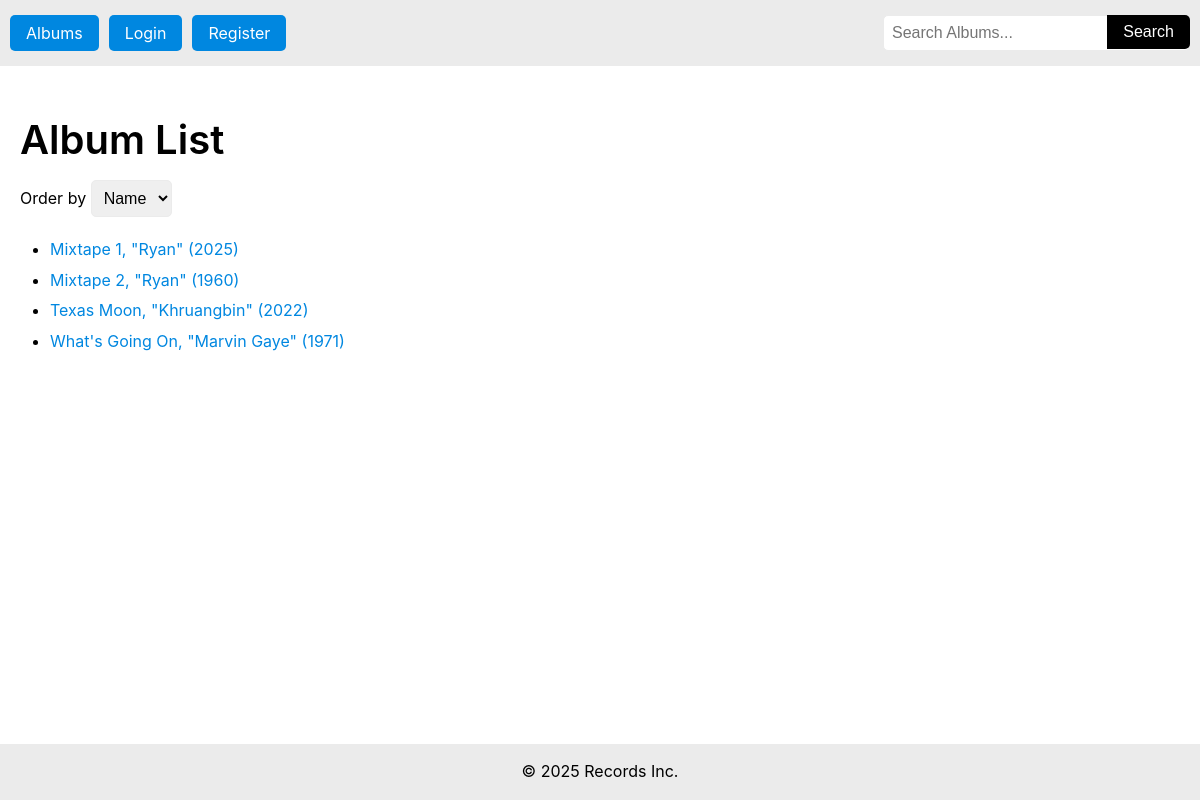
/project/album_list.php, run on the app's committed database.
### tables this page shows
CREATE TABLE `album` (
  `album_id` int(11) UNSIGNED NOT NULL,
  `title` varchar(100) NOT NULL,
  `artist` varchar(100) NOT NULL,
  `label` varchar(100) NOT NULL,
  `release_year` smallint(5) UNSIGNED NOT NULL
);

### project/album_list.php (the view, shortened to what this page needs)
<?php
  require 'db_connect.php';
  require "header.php";
  $order_by = 'title';
  $search_term = '';
  $where_clause = '';
  $params = [];
  $sql = "SELECT album_id, title, artist, release_year
          FROM album
          $where_clause
          ORDER BY $order_by ASC";
  $stmt = $db->prepare($sql);
  $stmt->execute($params);
  $records_data = $stmt->fetchAll();
?>
<main>
  <h1><?= !empty($search_term) ? "Search Results" : "Album List" ?></h1>
  <?php if (empty($search_term)): ?>
    <form method="GET">
      <label>
        Order by
        <select name="order" onchange="this.form.submit()">
          <option value="title" <?= $order_by === 'title' ? 'selected' : '' ?>>Name</option>
        </select>
      </label>
    </form>
  <?php endif; ?>
  <ul class="album-list">
    <?php if (count($records_data) > 0): ?>
      <?php foreach ($records_data as $row): ?>
        <li>
          <a href="album_details.php?id=<?= urlencode($row['album_id']) ?>">
            <?= htmlspecialchars($row['title']) ?>,
            "<?= htmlspecialchars($row['artist']) ?>"
            (<?= htmlspecialchars($row['release_year']) ?>)
          </a>
        </li>
      <?php endforeach; ?>
    <?php else: ?>
      <p>No albums found<?= !empty($search_term) ? " matching \"" . htmlspecialchars($search_term) . "\"" : "" ?>.</p>
    <?php endif; ?>
  </ul>
</main>
<?php require "footer.php"; ?>

### project/styles.css (style rules this page uses)
:root { --black: #000000; --gray: #ebebeb; --accent: #0087e0; --white: #ffffff; }
*, *::before, *::after { box-sizing: border-box; margin: 0; padding: 0; }
html { font-size: 1rem; scroll-behavior: smooth; }
body { font-family: -apple-system, BlinkMacSystemFont, "Segoe UI", Roboto, Oxygen, Ubuntu, Cantarell, sans-serif; line-height: 1.6; color: var(--black); background: var(--white); min-height: 100vh; display: flex; flex-direction: column; }
main { flex-grow: 1; padding: 50px 20px; }
h1, h2, h3, h4, h5, h6 { margin-bottom: 1rem; line-height: 1.2; font-weight: 600; }
h1 { font-size: 2.5rem; }
.album-list { margin: 20px 0 0 30px; display: grid; gap: 5px; }

### data on the page
album: title "Mixtape 1", artist "Ryan", release_year "2025"
album: title "Mixtape 2", artist "Ryan", release_year "1960"
album: title "Texas Moon", artist "Khruangbin", release_year "2022"
album: title "What's Going On", artist "Marvin Gaye", release_year "1971"
